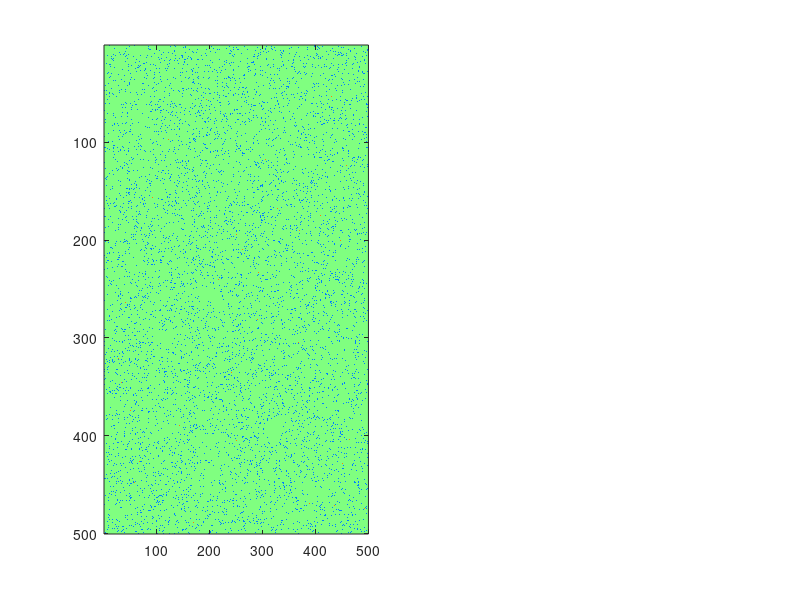

This chart was generated by the following MATLAB code: (Note: this script raises an error after producing the figure.)
%% 微信公众号：数学模型（MATHmodels）
%  联系方式：mathmodels@outlook.com

m = 500;n = 500;      % 元胞自动空间大小
% 用 1, 2, 3, 4 分别表示 S, E, I, R. 无人区域用 0 表示
[S, E, I, R] = deal(1,2,3,4); 

rhoS = 0.95;          % 初始易感人群密度
rhoE = 2758/11000000; % 初始潜伏人群密度

% X 为每个元胞的状态
X = zeros(m,n); X(rand(m,n)<rhoS) = S;  X(rand(m,n)<rhoE) = E;

time = zeros(m,n);    % 计时：用于计算潜伏时间和治疗时间
% 邻居方位 d 
d = {[1,0], [0,1], [-1,0], [0,-1]};

T = 7;                % 平均潜伏期
D = 14;               % 平均治愈时间
P = 3.6/T/4;          % R0 = 3.6，潜伏期平均感染 3.6 个

% 每个元胞的潜伏期和治愈时间服从均值为T和D的正态分布
Tmn = normrnd(T,T/2,m,n); Dmn = normrnd(D,D/2,m,n);

figure('position',[50,50,1200,400])
subplot(1,2,1)
h1 = imagesc(X); 
colormap(jet(5))
labels = {'无人','易感','潜伏','发病','移除'};
lcolorbar(labels);
subplot(1,2,2)
h2 = plot(0, [0,0,0,0]); axis([0,400,0,m*n])

for t = 1:450
    % 邻居中潜伏和发病的元胞数量
    N = zeros(size(X));
    for j = 1:length(d)
        N = N + (circshift(X,d{j})==E|circshift(X,d{j})==I);
    end
    
    % 分别找出四种状态的元胞
    isS = (X==S); isE = (X==E); isI = (X==I); isR = (X==R);
    
    % 将四种状态的元胞数量存到 Y 中
    Y(t,:) = sum([isS(:) isE(:) isI(:) isR(:)]);
        
    % 计算已经潜伏的时间和已经治疗的时间
    time(isE|isI) = time(isE|isI) + 1; 
    
    % 规则一：如果S邻居有N个染病的，则S以概率N*P变为E，否则保持为S
    ifS2E = rand(m,n)<(N*P);
    Rule1 = E*(isS & ifS2E) + S*(isS & ~ifS2E);
    
    % 规则二：如果E达到潜服期，则转变为I，否则保持为E
    ifE2I = time>Tmn;
    Rule2 = I*(isE & ifE2I) + E*(isE & ~ifE2I);
    time(isE & ifE2I) = 0;
    
    % 规则三：如果I达到治愈时间，则转变为R，否则保持为I
    ifI2R = time>Dmn;
    Rule3 = I*(isI & ~ifI2R) + R*(isI & ifI2R);
    
    % 规则四：已经治愈R有抗体，保持为R
    Rule4 = R*isR;
    
    % 叠加所有规则，更新所有元胞状态
    X = Rule1 + Rule2 + Rule3 + Rule4;
    
    set(h1, 'CData', X);
    for i = 1:4; set(h2(i), 'XData', 1:t, 'YData', Y(1:t,i)); end
    drawnow
end
